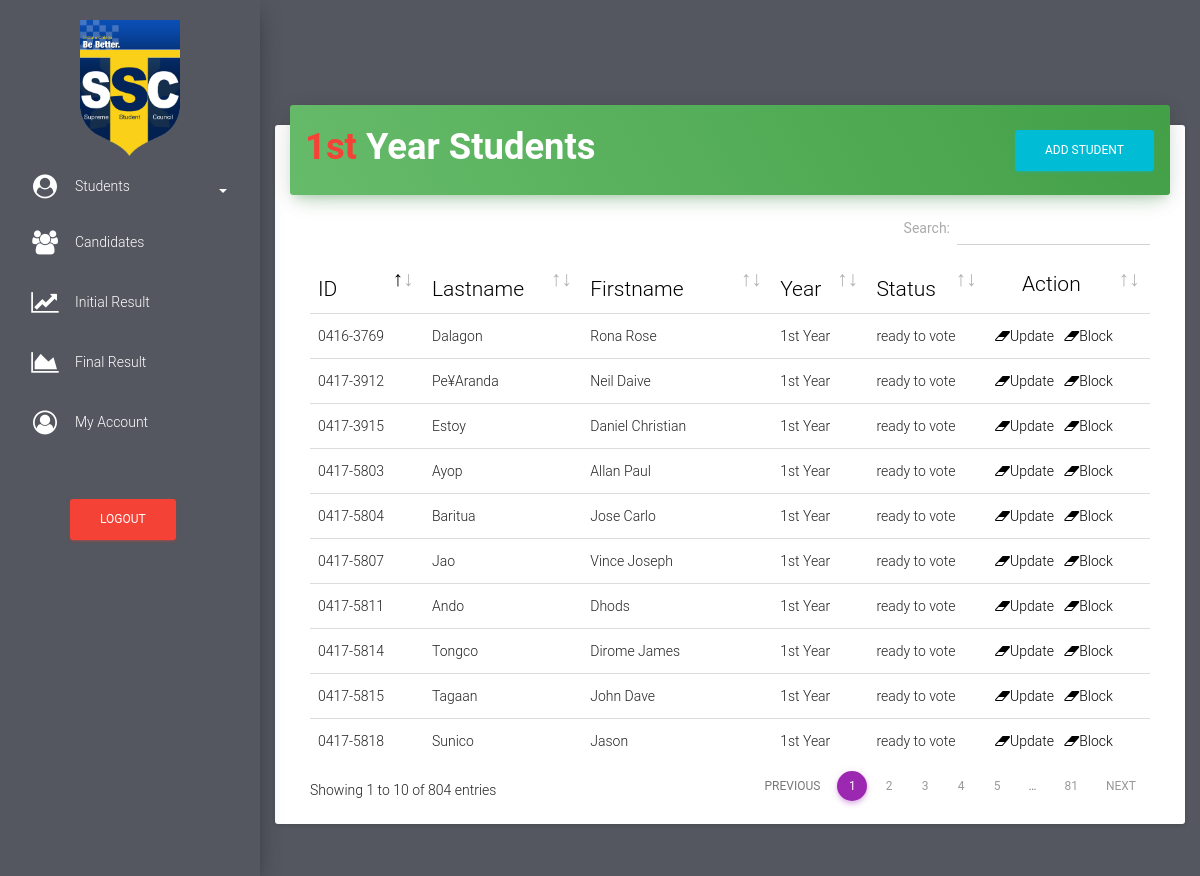
The app's page /election/students_1st_year.php (signed in) with its own data.
### tables this page shows
CREATE TABLE `students` (
  `id` int(255) NOT NULL,
  `stud_id` varchar(11) NOT NULL,
  `stud_lastname` varchar(255) NOT NULL,
  `stud_firstname` varchar(255) NOT NULL,
  `stud_middlename` varchar(500) NOT NULL,
  `stud_department` varchar(255) NOT NULL,
  `stud_year` varchar(255) NOT NULL,
  `code_to_vote` varchar(255) NOT NULL,
  `stud_status` varchar(100) NOT NULL,
  `voting_status` varchar(255) NOT NULL,
  `stud_block_status` varchar(255) NOT NULL
);

### election/students_1st_year.php (the view, shortened to what this page needs)
<!doctype html>
<html lang="en">
<head>
    <link href="assets/css/bootstrap.min.css" rel="stylesheet" />
    <link href="assets/css/material-dashboard.css?v=1.2.0" rel="stylesheet" />
    <link href="assets/css/demo.css" rel="stylesheet" />
    <link href="font-awesome/css/font-awesome.css" rel="stylesheet">
    <link href="vendor/datatables/dataTables.bootstrap4.css" rel="stylesheet">
</head>
<body>
    <div class="wrapper" style="background-color: #54575F">
        <div class="sidebar" data-color="green" data-image="assets/img/sidebar-1.jpg">
           <div class="sidebar-wrapper">
                 <ul class="nav">
                    <center>
                       <img src="img/favicon.png" width="100px" height="100%" class="" alt="Ce-C Palaro 2019">
                    </center>
                    <li>
                        <a href="#pagepeople" data-toggle="collapse" aria-expanded="false" class="dropdown-toggle"><i class="fa fa-user-circle" style="color: white;margin-top: -5px"></i> <span style="color:white">Students</span><b class="caret" style="margin-left: 5%;color:white"></b></a>
                    </li>
                    <li>
                        <a href="candidates.php">
                            <i class="fa fa-users" style="color: white"></i>
                            <p style="color: white">Candidates</p>
                        </a>
                    </li>
                    <li>
                        <a href="initial_result.php">
                            <i class="fa fa-line-chart" style="color: white"></i>
                            <p style="color: white">Initial Result</p>
                        </a>
                    </li>
                    <li>
                        <a href="final_result.php">
                            <i class="fa fa-area-chart" style="color: white"></i>
                            <p style="color: white">Final Result</p>
                        </a>
                    </li>
                    <li>
                        <a href="my_account.php">
                            <i class="fa fa-user-circle-o" style="color: white"></i>
                            <p style="color: white">My Account</p>
                        </a>
                    </li>
                     <li>
                        <br>
                        <br>
                        <form method="post">
                                    <button class = "btn btn-danger" type='button' data-toggle="modal" data-target="#exampleModal20000" style="margin-left: 70px">Logout</button>
                                </form>
                    </li>
                </ul>
            </div>
        </div>
        <div class="main-panel">
            <nav class="navbar navbar-transparent navbar-absolute">
            </nav>
            <div class="content">
                <div class="container-fluid">
                    <div class="row">
                        <div class="col">
                            <div class="card">
                                <div class="card-header" data-background-color="green">
                                    <form method="POST">
                                        <h2 class="title"><b><text class="text-danger">1st </text>Year Students</b> <button class = "btn btn-info" type='button' data-toggle="modal" data-target="#exampleModal1990" style="float: right">Add Student</button></h2>
                                    </form>
                                </div>
                                <div class="card-content table-responsive">
                                    <table class="table" id="dataTable">
                                        <thead style="font-weight: bold;color: black;font-size: 150%">
                                            <th>ID</th>
                                            <th>Lastname</th>
                                            <th>Firstname</th>
                                            <th>Year</th>
                                            <th>Status</th>
                                            <th><p style="margin-left: 27px">Action</p></th>
                                        </thead>
                                        <tbody>
                <?php
                        $link = mysqli_connect("localhost","root","","election");
                        $sql = mysqli_query($link,"SELECT *FROM students where stud_year = '1st Year'");
                        for($a = 0 ; $a < $num_rows = mysqli_fetch_array($sql) ; $a++ )
                        {
                            $stud_id = $num_rows['stud_id'];
                            $stud_fname = $num_rows['stud_firstname'];
                            $stud_lname = $num_rows['stud_lastname'];
                            $stud_year = $num_rows['stud_year'];
                            $v_status = $num_rows['voting_status'];
                            echo "
                            <tr>
                                <td>$stud_id</td>
                                <td>$stud_lname</td>
                                <td>$stud_fname</td>
                                <td>$stud_year</td>
                                <td>$v_status</td>
                                <td><a type='button' data-toggle='modal' data-target='#exampleModal3000' style='cursor:pointer;color:black' data-id='.$num_rows[stud_id].'><i class='fa fa-eraser'></i>Update</a>&nbsp;&nbsp;&nbsp;<a type='button' data-toggle='modal' data-target='#exampleModal3000' style='cursor:pointer;color:black' ><i class='fa fa-eraser'></i>Block</a></td>
                            </tr>
                            ";
                        }
                ?>
                                        </tbody>
                                    </table>
                                </div>
                            </div>
                        </div>
                    </div>
                </div>
            </div>
        </div>
    </div>
</body>
</html>

### records on screen
students: stud "0417-3915", stud_lastname "Estoy", stud_firstname "Daniel Christian", stud_year "1st Year", voting_status "ready to vote"
students: stud "0417-3912", stud_lastname "Pe¥Aranda", stud_firstname "Neil Daive", stud_year "1st Year", voting_status "ready to vote"
students: stud "0416-3769", stud_lastname "Dalagon", stud_firstname "Rona Rose", stud_year "1st Year", voting_status "ready to vote"
students: stud "0417-5811", stud_lastname "Ando", stud_firstname "Dhods", stud_year "1st Year", voting_status "ready to vote"
students: stud "0417-5803", stud_lastname "Ayop", stud_firstname "Allan Paul", stud_year "1st Year", voting_status "ready to vote"
students: stud "0417-5804", stud_lastname "Baritua", stud_firstname "Jose Carlo", stud_year "1st Year", voting_status "ready to vote"
students: stud "0417-5814", stud_lastname "Tongco", stud_firstname "Dirome James", stud_year "1st Year", voting_status "ready to vote"
students: stud "0417-5807", stud_lastname "Jao", stud_firstname "Vince Joseph", stud_year "1st Year", voting_status "ready to vote"
students: stud "0417-5818", stud_lastname "Sunico", stud_firstname "Jason", stud_year "1st Year", voting_status "ready to vote"
students: stud "0417-5815", stud_lastname "Tagaan", stud_firstname "John Dave", stud_year "1st Year", voting_status "ready to vote"
